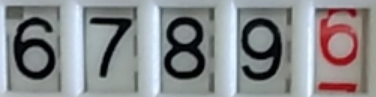
#> input picture images/code.png, 376 x 97 px
$ python tesseract_exam.py
#> lines starting #> are read from the running program, lines starting #| are printed output that depends on the picture; after the words box and inside, x2 and y2 are one past the last pixel; in counts of white or black regions, pixels touching at a corner belong together
#> further down, image is the input picture: shape (97, 376, 3); mean B, G, R 139.9, 138.1, 136.4
# -*-encoding:utf-8-*-
# pip3 install pytesseract
# pip3 install PILLOW

import pytesseract
from PIL import Image
import cv2
import numpy as np


# 提取字符函数
def extract_chars(img):
    img = cv2.cvtColor(img, cv2.COLOR_BGR2GRAY)
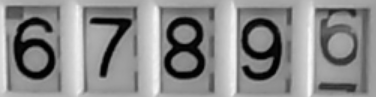
#> img: shape (97, 376); min 0, max 248, mean 137.8

    # 使用二值化处理
    ret, bwimg = cv2.threshold(img, 60, 255, cv2.THRESH_BINARY)
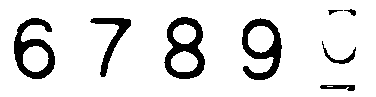
#> bwimg: shape (97, 376); 88% white; 8 black regions, largest, box (x1, y1, x2, y2) and area: (164, 17, 205, 79) 1182, (242, 18, 282, 80) 1092, (14, 18, 55, 79) 1086
    #cv2.imshow("threshold", bwimg)
    # cv2.waitKey(0)

    # 定义一个3*3的十字结构
    kernel = cv2.getStructuringElement(cv2.MORPH_RECT, (3, 3))

    # 对图像进行腐蚀,缩小边缘
    erode = cv2.erode(bwimg, kernel, iterations=1)
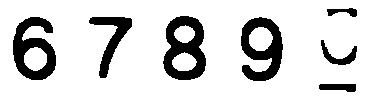
#> erode: shape (97, 376); 83.2% white; 7 black regions, largest, box (x1, y1, x2, y2) and area: (163, 16, 206, 80) 1588, (241, 17, 283, 81) 1481, (13, 17, 56, 80) 1476
    #cv2.imshow("erode", erode)

    # 图像非运算，黑白颠倒
    bw_image = cv2.bitwise_not(erode)
#> bw_image: shape (97, 376); 16.8% white; 7 white regions
    #cv2.imshow("inverse", bw_image)

    # 检测图像轮廓，返回轮廓属性
    contours = cv2.findContours(bw_image, cv2.RETR_EXTERNAL,
                                cv2.CHAIN_APPROX_NONE)[0]
#> contours = 7 contours; box (x1, y1, x2, y2) and area: (163, 16, 206, 80) 2125, (241, 17, 283, 81) 1822, (13, 17, 56, 80) 1793, (89, 17, 132, 78) 774, (321, 40, 357, 65) 256, (319, 84, 356, 92) 196, (327, 8, 357, 17) 120
    print("contours find:", len(contours))
#| contours find: 7

    # 生成轮廓框
    bounding_boxes = []
    for contour in contours:
        # 轮廓基点和长宽
        (x, y, w, h) = cv2.boundingRect(contour)
        (x, y, w, h) = x - 1, y - 1, w + 1, h + 1
        bounding_boxes.append((x, y, w, h))
#> this loop made 7 passes
#> (x, y, w, h) on passes 1 to 7: (318, 83, 38, 9), (320, 39, 37, 26), (240, 16, 43, 65), (88, 16, 44, 62), (12, 16, 44, 64), (162, 15, 44, 65), (326, 7, 31, 10)
#> after the loop, bounding_boxes = [(318, 83, 38, 9), (320, 39, 37, 26), (240, 16, 43, 65), (88, 16, 44, 62), (12, 16, 44, 64), (162, 15, 44, 65), (326, 7, 31, 10)]

    # sort the digit locations from left-to-right, then initialize the
    # list of classified digits
    bounding_boxes = sorted(bounding_boxes, key=lambda x: x[0])
#> bounding_boxes = [(12, 16, 44, 64), (88, 16, 44, 62), (162, 15, 44, 65), (240, 16, 43, 65), (318, 83, 38, 9), (320, 39, 37, 26), (326, 7, 31, 10)]
    print("bounding_boxes len:", len(bounding_boxes))
#| bounding_boxes len: 7

    # 裁出字符图片
    characters = []
    ctr = 0
    for bbox in bounding_boxes:
        x, y, w, h = bbox
        char_image = bwimg[y:y + h, x:x + w]
        #char_image = cv2.resize(char_image, (20, 20))
        characters.append(char_image)
        cv2.imshow("char" + str(ctr), char_image)
        # only get the front 4
        ctr = ctr + 1
        if ctr >= 4:
            break
#> this loop made 4 passes
#> pass 1, in extract_chars, `char_image = bwimg[y:y + h, x:x + w]`:
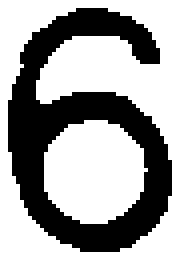
#> char_image: shape (64, 44) (shown 4 times larger); 61.4% white; 1 black region, box (x1, y1, x2, y2) and area: (2, 2, 43, 63) 1086
#> pass 2, in extract_chars, `char_image = bwimg[y:y + h, x:x + w]`:
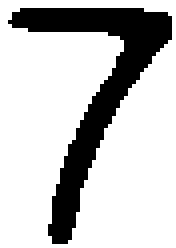
#> char_image: shape (62, 44) (shown 4 times larger); 77% white; 1 black region, box (x1, y1, x2, y2) and area: (2, 2, 43, 61) 627
#> pass 3, in extract_chars, `char_image = bwimg[y:y + h, x:x + w]`:
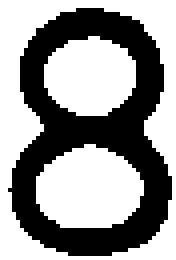
#> char_image: shape (65, 44) (shown 4 times larger); 58.7% white; 1 black region, box (x1, y1, x2, y2) and area: (2, 2, 43, 64) 1182
#> after the loop, characters = 4 items; ctr = 4
    return characters

# [7 lines of commented-out code are left out]

image = cv2.imread('./images/code.png')
# [7 lines of commented-out code are left out]
rois = extract_chars(image)
#> rois = 4 items
digits = []
for r in rois:
#> (the run stopped early here; a loop or call above may not have finished)

$ run again, with images/6789-30.png copied over images/code.png
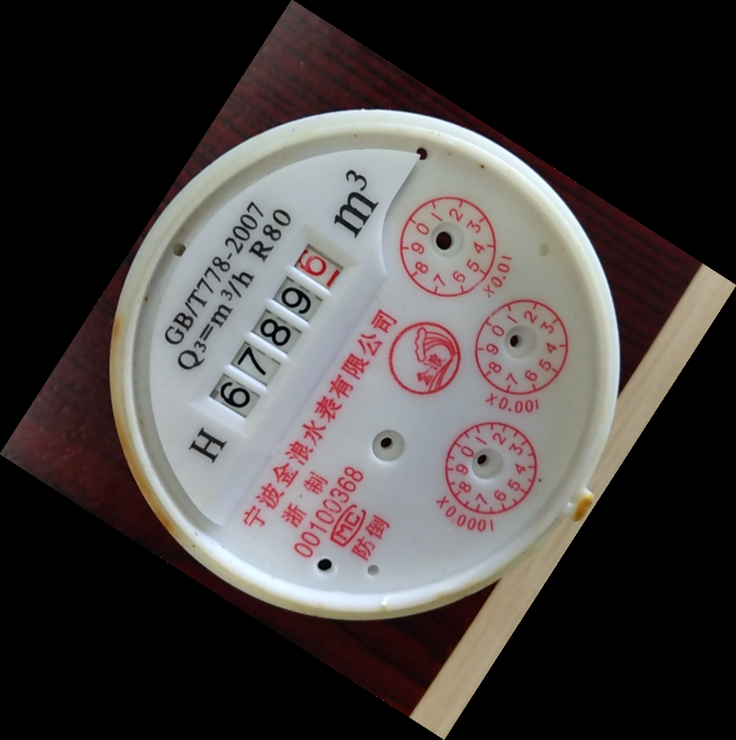
#> input picture images/6789-30.png, 1472 x 1479 px (shown at 1/2 size)
#> image is the input picture: shape (1479, 1472, 3); mean B, G, R 65.4, 66.5, 71.8
#> in extract_chars, `ret, bwimg = cv2.threshold(img, 60, 255, cv2.THRESH_BINARY)`:
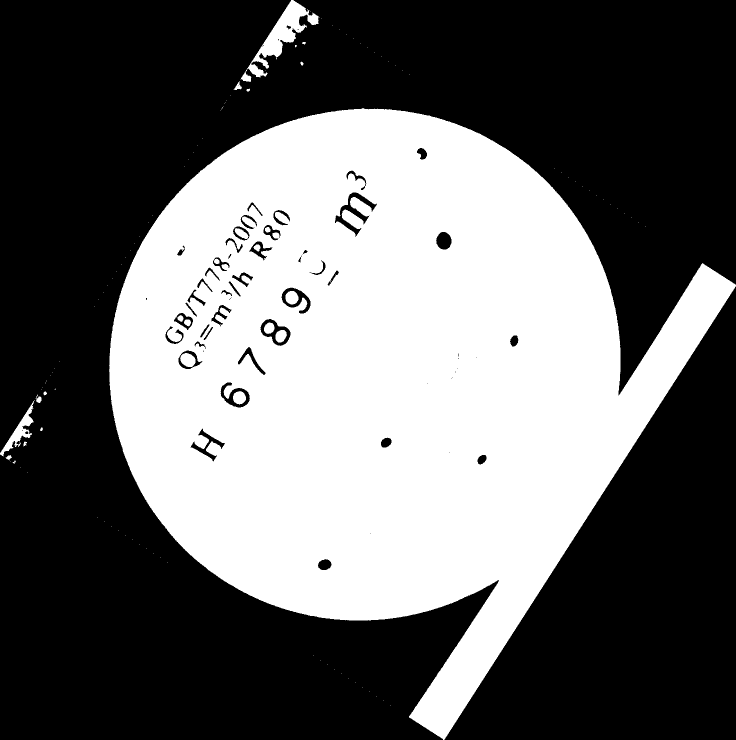
#> bwimg: shape (1479, 1472) (shown at 1/2 size); 40.8% white; 123 white regions (100 under 20 px), largest, box (x1, y1, x2, y2) and area: (218, 216, 1472, 1479) 875557, (494, 0, 638, 155) 6173, (0, 800, 69, 913) 1801
#> erode: shape (1479, 1472); 40% white; 29 white regions (8 under 20 px), largest, box (x1, y1, x2, y2) and area: (220, 218, 1472, 1479) 861840, (506, 0, 617, 136) 4478, (0, 812, 66, 911) 1243
#> bw_image: shape (1479, 1472); 60% white; 29 black regions (8 under 20 px)
#> contours = 54 contours, 12 with area under 20; largest, box (x1, y1, x2, y2) and area: (0, 0, 1472, 1479) 1012896, (888, 572, 1472, 1479) 264567, (669, 384, 755, 474) 2299, (520, 637, 582, 693) 2122, (562, 574, 622, 628) 1837
#| contours find: 54
#> the loop in extract_chars, `for contour in contours:` made 54 passes
#> (x, y, w, h) on passes 1 to 8: (634, 1116, 30, 25), (739, 1064, 4, 4), (953, 908, 21, 22), (896, 903, 4, 4), (760, 873, 24, 23), (379, 855, 72, 69), (852, 764, 4, 4), (439, 763, 62, 53)
#> after the loop in extract_chars, `for contour in contours:`: bounding_boxes = 54 items, first 6: (634, 1116, 30, 25), (739, 1064, 4, 4), (953, 908, 21, 22), (896, 903, 4, 4), (760, 873, 24, 23), (379, 855, 72, 69)
#> in extract_chars, `bounding_boxes = sorted(bounding_boxes, key=lambda x: x[0])`: bounding_boxes = 54 items, first 6: (-1, -1, 1473, 1480), (290, 594, 5, 7), (329, 651, 39, 38), (346, 624, 41, 37), (352, 489, 19, 23), (355, 699, 51, 40)
#| bounding_boxes len: 54
#> the loop in extract_chars, `for bbox in bounding_boxes:` made 4 passes
#> pass 3, in extract_chars, `char_image = bwimg[y:y + h, x:x + w]`:
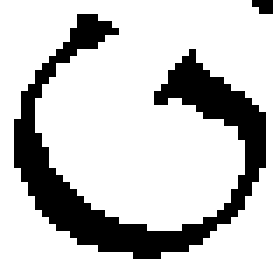
#> char_image: shape (38, 39) (shown 7 times larger); 77.3% white; 2 black regions (1 under 20 px), largest, box (x1, y1, x2, y2) and area: (2, 2, 38, 37) 331
#> after the loop in extract_chars, `for bbox in bounding_boxes:`: characters = 4 items; ctr = 4
#> rois = 4 items
